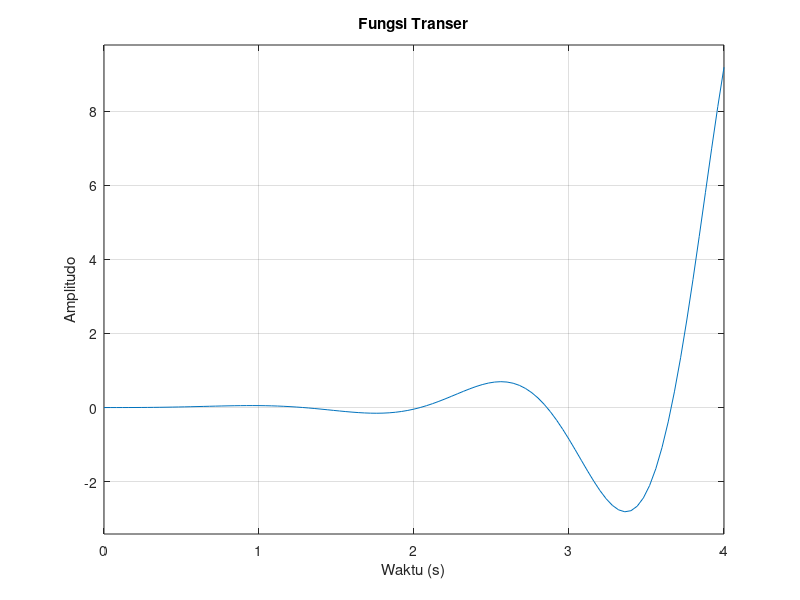

Write MATLAB code to recreate this figure.

k = 2000000;
c = 80000;
m = 20000;
kp = 25323;
kd = 100;
ki = 100;

%kriteria desain
%overshoot <6%
%risetime <3s
%setling time <5s
%SSE 0

num = [kp];
den =  [kp m c k];
plant = tf(num, den);


% Simulasikan respons terhadap step function
figure;
step(plant);
title('Fungsi Transer');
xlabel('Waktu (s)');
ylabel('Amplitudo');
grid on;